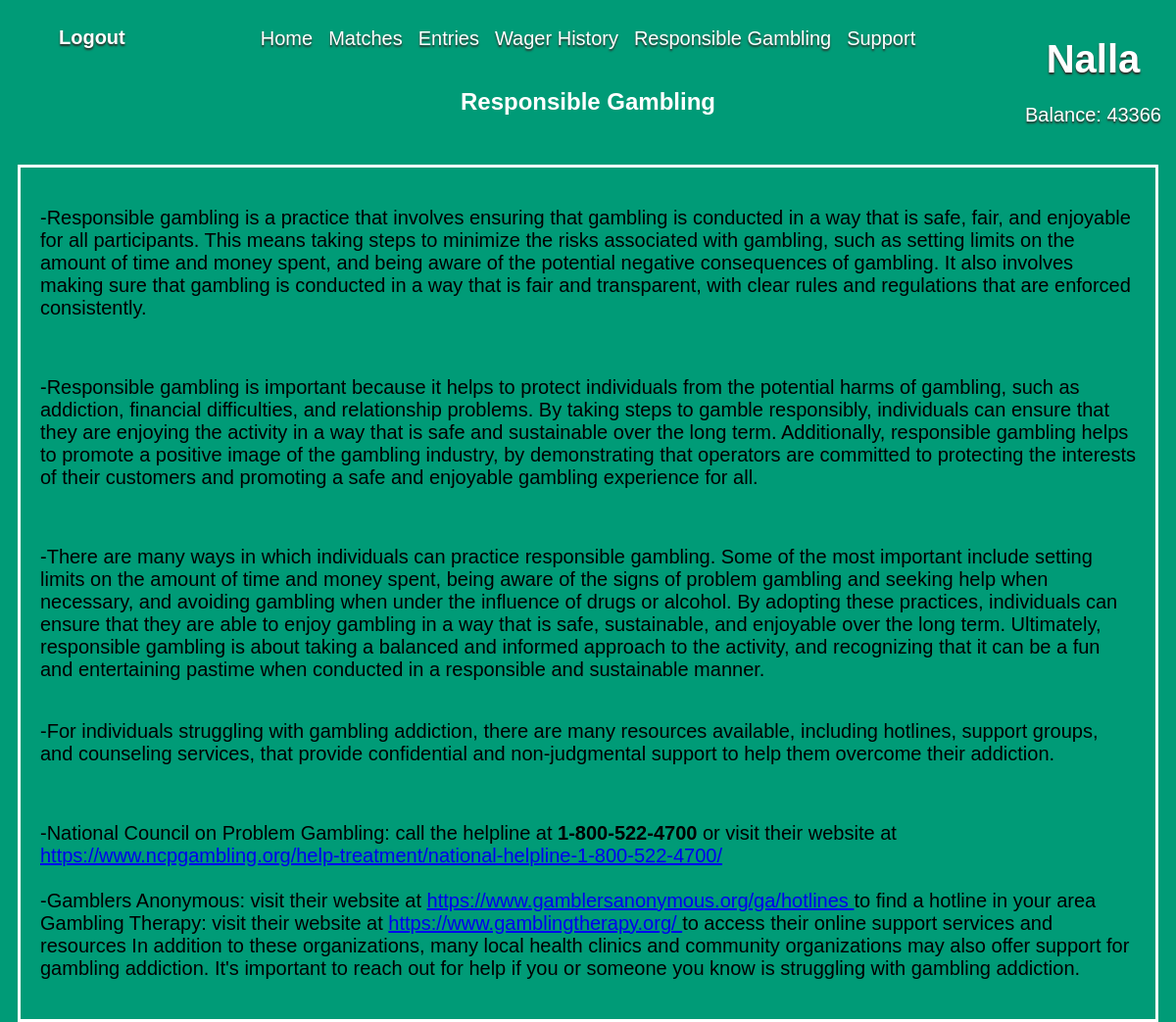
Page /RGambling.php (signed in) on the earlier database version.
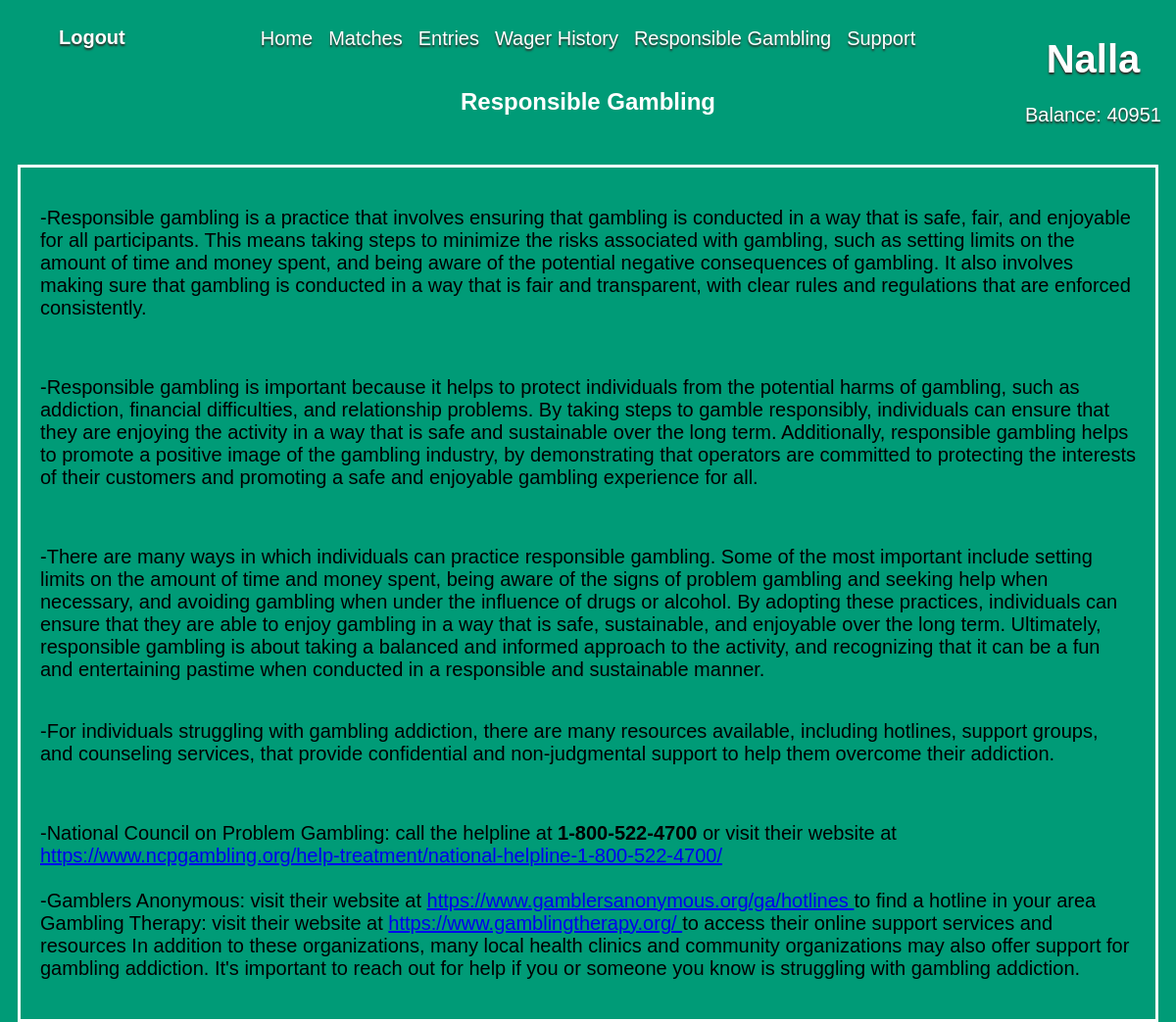
Same page on the later database version.
### tables this page shows
CREATE TABLE `users2` (
  `id` bigint(20) NOT NULL,
  `user_id` bigint(20) NOT NULL,
  `user_name` varchar(100) NOT NULL,
  `password` varchar(100) NOT NULL,
  `date` timestamp NOT NULL DEFAULT current_timestamp() ON UPDATE current_timestamp(),
  `email` varchar(100) NOT NULL,
  `Points` int(11) DEFAULT NULL,
  `totalWinnings` bigint(20) DEFAULT NULL
);

### functions.php (called while the page is built, shortened)
<?php
function check_login($con)
{
   if(isset ($_SESSION['user_id']))
   {
    $id = $_SESSION['user_id'];
    $query = "Select * from users2 where user_id = '$id' limit 1";
    $result = mysqli_query($con,$query);
    if($result && mysqli_num_rows($result) > 0)
    {
        $user_data = mysqli_fetch_assoc($result);
        return $user_data;
    }
   }
   die;
}
?>

### RGambling.php (the view, shortened to what this page needs)
<?php
include("connection.php");
include("functions.php");
$user_data = check_login($con);
?>
<!DOCTYPE html>
<html lang="en">
<head>
    <link rel="stylesheet" href="index-page.css">
    <link rel="stylesheet" href="header.css">
    <link rel="stylesheet" href="Style-RGambling.css">
</head>
<body>
<div class="header">
    <ul>
      <li><a href="index.php">Home</a></li>
      <li><a href="matchpage.php">Matches</a></li>
      <li><a href="place_bet.php">Entries</a></li>
      <li><a href="userHistory.php">Wager History</a></li>
      <li><a href="RGambling.php">Responsible Gambling</a></li>
      <li><a href="TODO">Support</a></li>
    </ul>
  </div>
   <a id ="logout" href= "logout.php"> Logout </a>
  <div class ="username-place" >
  <h1> <?php echo $user_data['user_name'] ;?></h1>
  <p> <?php echo 'Balance: '. $user_data['Points'];?></p>
</div>
<h2> Responsible Gambling </h2>
<div class = "container">
  <p>-Responsible gambling is a practice that involves ensuring that gambling is conducted in a way that is safe, fair, and enjoyable for all participants. This means taking steps to minimize the risks associated with gambling, such as setting limits on the amount of time and money spent, and being aware of the potential negative consequences of gambling. It also involves making sure that gambling is conducted in a way that is fair and transparent, with clear rules and regulations that are enforced consistently.</p>
  <br>
<p>-Responsible gambling is important because it helps to protect individuals from the potential harms of gambling, such as addiction, financial difficulties, and relationship problems. By taking steps to gamble responsibly, individuals can ensure that they are enjoying the activity in a way that is safe and sustainable over the long term. Additionally, responsible gambling helps to promote a positive image of the gambling industry, by demonstrating that operators are committed to protecting the interests of their customers and promoting a safe and enjoyable gambling experience for all.</p>
<br>
<p>-There are many ways in which individuals can practice responsible gambling. Some of the most important include setting limits on the amount of time and money spent, being aware of the signs of problem gambling and seeking help when necessary, and avoiding gambling when under the influence of drugs or alcohol. By adopting these practices, individuals can ensure that they are able to enjoy gambling in a way that is safe, sustainable, and enjoyable over the long term. Ultimately, responsible gambling is about taking a balanced and informed approach to the activity, and recognizing that it can be a fun and entertaining pastime when conducted in a responsible and sustainable manner.</p>
<p>-For individuals struggling with gambling addiction, there are many resources available, including hotlines, support groups, and counseling services, that provide confidential and non-judgmental support to help them overcome their addiction.</p>  <br> <p>-National Council on Problem Gambling: call the helpline at <strong>1-800-522-4700</strong> or visit their website at <a href="https://www.ncpgambling.org/help-treatment/national-helpline-1-800-522-4700/">https://www.ncpgambling.org/help-treatment/national-helpline-1-800-522-4700/</a>
<br><br>-Gamblers Anonymous: visit their website at <a href="https://www.gamblersanonymous.org/ga/hotlines">https://www.gamblersanonymous.org/ga/hotlines </a>to find a hotline in your area
Gambling Therapy: visit their website at <a href="https://www.gamblingtherapy.org/">https://www.gamblingtherapy.org/ </a>to access their online support services and resources
In addition to these organizations, many local health clinics and community organizations may also offer support for gambling addiction. It's important to reach out for help if you or someone you know is struggling with gambling addiction.</p>
</div>

Differences in the rows shown:
changed users2 "Nalla": Points "43366" → "40951"
